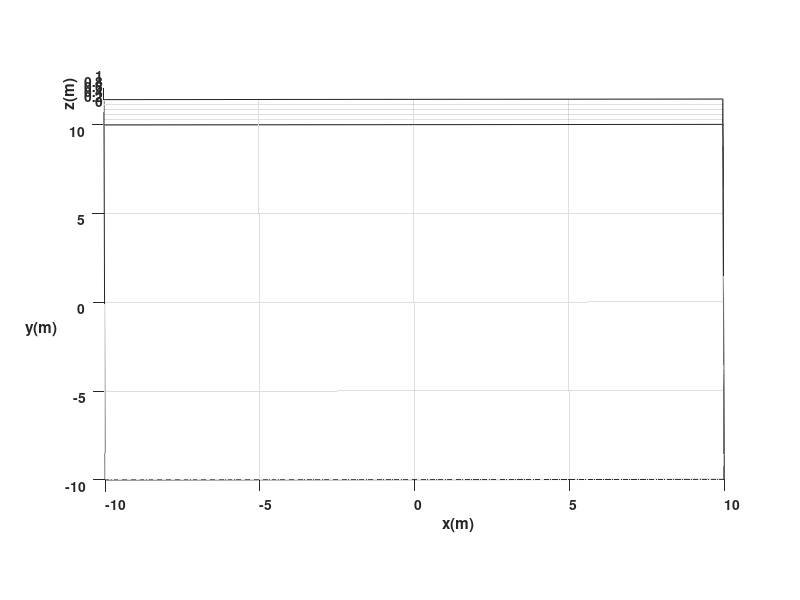

Recreate this plot in MATLAB. (Note: this script raises an error after producing the figure.)
%Limpieza de pantalla
clear all
close all
clc

%1 TIEMPO %%%%%%%%%%%%%%%%%%%%%%%%%%%%%%%%%%%%%%%%%%%%%%%%%%%%%%%%
tf=15;             % Tiempo de simulación en segundos (s)
ts=0.1;            % Tiempo de muestreo en segundos (s)
t=0:ts:tf;         % Vector de tiempo
N= length(t);      % Muestras


%2 CONDICIONES INICIALES %%%%%%%%%%%%%%%%%%%%%%%%%%%%%%%%%%%%%%%%%

%Damos valores a nuestro punto inicial de posición y orientación
x1(1)=0;  %Posición inicial eje x
y1(1)=0;  %Posición inicial eje y
phi(1)=0; %Orientación inicial del robot 

%3 POSICION DESEADA %%%%%%%%%%%%%%%%%%%%%%%%%%%%%%%%%%%%%%%%%%%%

%Damos valores a nuestra posición deseada
hxd=-7;
hyd=7;

%Igualamos el punto de control con las proyecciones X1 y Y1 por su
%coincidencia
hx(1)= x1(1);       % Posición del punto de control en el eje (X) metros (m)
hy(1)= y1(1);       % Posición del punto de control en el eje (Y) metros (m)

%4 CONTROL, BUCLE DE SIMULACION %%%%%%%%%%%%%%%%%%%%%%%%%%%%%%%%

for k=1:N 

    %a)Errores de control
    hxe(k)=hxd-hx(k);
    hye(k)=hyd-hy(k);
    
    %Matriz de error
    he= [hxe(k);hye(k)];
    %Magnitud del error de posición
    Error(k)= sqrt(hxe(k)^2 +hye(k)^2);

    %b)Matriz Jacobiana
    J=[cos(phi(k)) -sin(phi(k));... %Matriz de rotación en 2D
       sin(phi(k)) cos(phi(k))];

    %c)Matriz de Ganancias
    K=[0.7 0;...
       0 0.9];

    %d)Ley de Control
    qpRef= pinv(J)*K*he;

    v(k)= qpRef(1);   %Velocidad lineal de entrada al robot 
    w(k)= qpRef(2);   %Velocidad angular de entrada al robot 


%5 APLICACIÓN DE CONTROL AL ROBOT %%%%%%%%%%%%%%%%%%%%%%%%%%%%%%%%

    %Aplico la integral a la velocidad angular para obtener el angulo "phi" de la orientación
    phi(k+1)=phi(k)+w(k)*ts; % Integral numérica (método de Euler)
           
   %%%%%%%%%%%%%%%%%%%%% MODELO CINEMATICO %%%%%%%%%%%%%%%%%%%%%%%%%
    
    xp1=v(k)*cos(phi(k)); 
    yp1=v(k)*sin(phi(k));
 
    %Aplico la integral a la velocidad lineal para obtener las cordenadas
    %"x1" y "y1" de la posición
    x1(k+1)=x1(k)+ ts*xp1; % Integral numérica (método de Euler)
    y1(k+1)=y1(k)+ ts*yp1; % Integral numérica (método de Euler)

    % Posicion del robot con respecto al punto de control
    hx(k+1)=x1(k+1); 
    hy(k+1)=y1(k+1);
     

end

%%%%%%%%%%%%%%%%%%%%%%%%%%%%% SIMULACION VIRTUAL 3D %%%%%%%%%%%%%%%%%%%%%%%%%%%%

% a) Configuracion de escena

scene=figure;  % Crear figura (Escena)
set(scene,'Color','white'); % Color del fondo de la escena
set(gca,'FontWeight','bold') ;% Negrilla en los ejes y etiquetas
sizeScreen=get(0,'ScreenSize'); % Retorna el tamaño de la pantalla del computador
set(scene,'position',sizeScreen); % Configurar tamaño de la figura
camlight('headlight'); % Luz para la escena
axis equal; % Establece la relación de aspecto para que las unidades de datos sean las mismas en todas las direcciones.
grid on; % Mostrar líneas de cuadrícula en los ejes
box on; % Mostrar contorno de ejes
xlabel('x(m)'); ylabel('y(m)'); zlabel('z(m)'); % Etiqueta de los eje

view([-0.1 35]); % Orientacion de la figura
axis([-10 10 -10 10 0 1]); % Ingresar limites minimos y maximos en los ejes x y z [minX maxX minY maxY minZ maxZ]

% b) Graficar robots en la posicion inicial
scale = 4;
MobileRobot;
H1=MobilePlot(x1(1),y1(1),phi(1),scale);hold on;

% c) Graficar Trayectorias
H2=plot3(hx(1),hy(1),0,'r','lineWidth',2);
H3=plot3(hxd,hyd,0,'bo','lineWidth',2); %Grafico circulo en posición deseada
H4=plot3(hx(1),hy(1),0,'go','lineWidth',2);%Grafico circulo en posición inicial
% d) Bucle de simulacion de movimiento del robot

step=1; % pasos para simulacion

for k=1:step:N

    delete(H1);    
    delete(H2);
    
    H1=MobilePlot(x1(k),y1(k),phi(k),scale);
    H2=plot3(hx(1:k),hy(1:k),zeros(1,k),'r','lineWidth',2);
    
    pause(ts);

end

%%%%%%%%%%%%%%%%%%%%%%%%%%%%% Graficas %%%%%%%%%%%%%%%%%%%%%%%%%%%%
graph=figure;  % Crear figura (Escena)
set(graph,'position',sizeScreen); % Congigurar tamaño de la figura
subplot(311)
plot(t,v,'b','LineWidth',2),grid('on'),xlabel('Tiempo [s]'),ylabel('m/s'),legend('Velocidad Lineal (v)');
subplot(312)
plot(t,w,'g','LineWidth',2),grid('on'),xlabel('Tiempo [s]'),ylabel('[rad/s]'),legend('Velocidad Angular (w)');
subplot(313)
plot(t,Error,'r','LineWidth',2),grid('on'),xlabel('Tiempo [s]'),ylabel('[metros]'),legend('Error de posición (m)');

